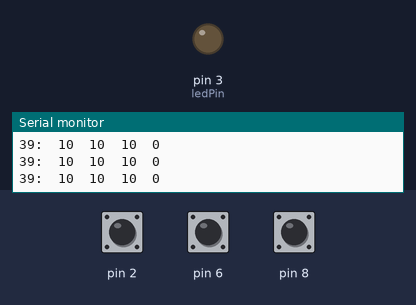
The sketch below on a simulated Arduino Uno, built with avr-gcc and run on an emulated ATmega328P. On the bench: output pins drawn as LEDs (lit = HIGH), the last lines printed to the serial monitor. Dashed ring = blinking. The inputs (shaded band) are chosen by the test bench; at power-on: pin 8 HIGH, pin 6 HIGH, pin 2 HIGH.

Above: at 1.2 s.
1.3 s: pin 8 pulled LOW for 1 s
At 3.0 s:
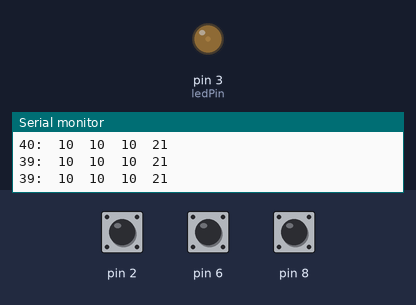
4.3 s: pin 6 pulled LOW for 1 s
At 4.65 s:
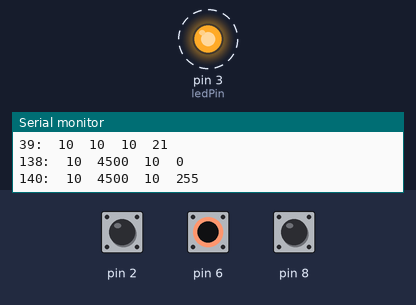
7.3 s: pin 6 pulled LOW for 0.15 s
At 7.8 s:
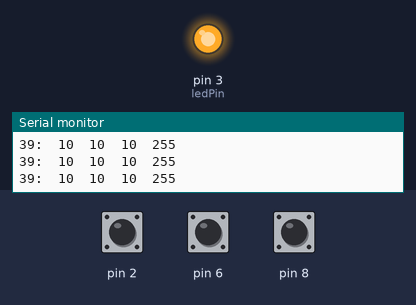
8.9 s: pin 2 pulled LOW for 3.2 s
At 13.1 s:
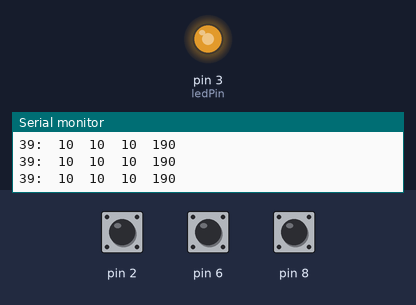
13.6 s: pin 2 pulled LOW for 3.2 s
At 17.2 s:
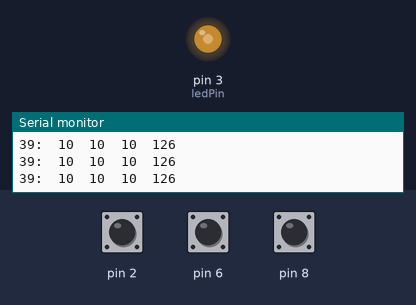
18.3 s: pin 8 pulled LOW for 0.15 s
At 18.7 s:
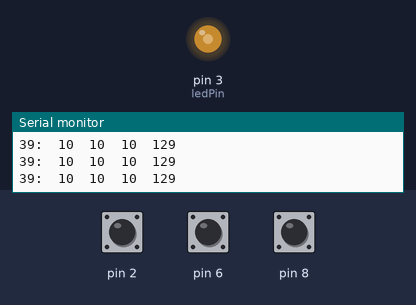
Timing chart, 0 to 20.9 s (numbered marks = the images above; inputs shaded):
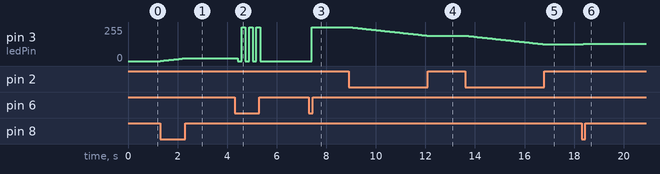

The sketch:

panel.ino
```cpp
/*
 * Panel
 *
 * Written by Joshua Paul A. Chan
 *
 */

#include <CapacitiveSensor.h>

#define ledPin 3

const int maxLvl = 255;
const int minLvl = 0;
int curLvl = minLvl;


const int threshold = 150;

CapacitiveSensor sensorUno = CapacitiveSensor(4, 2); // 10M R on emitter pin 4, 1k R on rcvr pin 2
CapacitiveSensor sensorDos = CapacitiveSensor(4, 6); // 10M R on emitter pin 4, 1k R on rcvr pin 6
CapacitiveSensor sensorTres = CapacitiveSensor(4, 8); // 10M R on emitter pin 4, 1k R on rcvr pin 8

void setLevel(int lvl) {
    curLvl = lvl;
    if (minLvl > curLvl) {
        curLvl = minLvl;
    }
    else if (maxLvl < curLvl) {
        curLvl = maxLvl;
    }
}

int getLevel() {
    return curLvl;
}

void brighten(int thisMuch) {
    setLevel(getLevel() + thisMuch);
}

void dim(int thisMuch) {
    brighten(-1*thisMuch);
}

void toggle() {
    if (minLvl < curLvl) {
        curLvl = minLvl;
    }
    else {
        curLvl = maxLvl;
    }
}

void setup() {
  // Set pin outs
  pinMode(ledPin, OUTPUT);
  // Establish connections
  // Start serial
  Serial.begin(9600);
}

void loop() {
  long start = millis();
  long total1 = sensorUno.capacitiveSensor(30); // Sensor 1
  long total2 = sensorDos.capacitiveSensor(30); // Sensor 2
  long total3 = sensorTres.capacitiveSensor(30); // Sensor 3

  if (threshold < total2) {
      toggle();
      delay(100);
  }
  if (threshold < total3) {
      brighten(1);
  }
  else if (threshold < total1) {
      dim(1);
  }

  analogWrite(ledPin, curLvl);  // Energize LED
  delay(30);

  Serial.print(millis() - start);
  Serial.print(":\t");

  Serial.print(total1);         //  (-) Print sensor value and space it nicely
  Serial.print("\t");           //
  Serial.print(total2);	        //	(|)
  Serial.print("\t");			//
  Serial.print(total3);         //	(+)
  Serial.print("\t");
  Serial.println(getLevel());

  delay(10);


}
```

Measured:
- after the input at 1.3 s, pin 3 (ledPin): moves from 0/255 to 21/255 over 1.0 s, starting at once
- after the input at 4.3 s, pin 3 (ledPin): alternates 255/255 for 0.15 s and 0/255 for 0.15 s, 7 changes in all, then stays 0/255, starting after 0.13 s
- after the input at 7.3 s, pin 3 (ledPin): 0/255 → 255/255 after 0.12 s
- after the input at 8.9 s, pin 3 (ledPin): moves from 255/255 to 190/255 over 3.2 s, starting at once
- after the input at 13.6 s, pin 3 (ledPin): moves from 190/255 to 126/255 over 3.1 s, starting at once
- after the input at 18.3 s, pin 3 (ledPin): 126/255 → 129/255 at once
